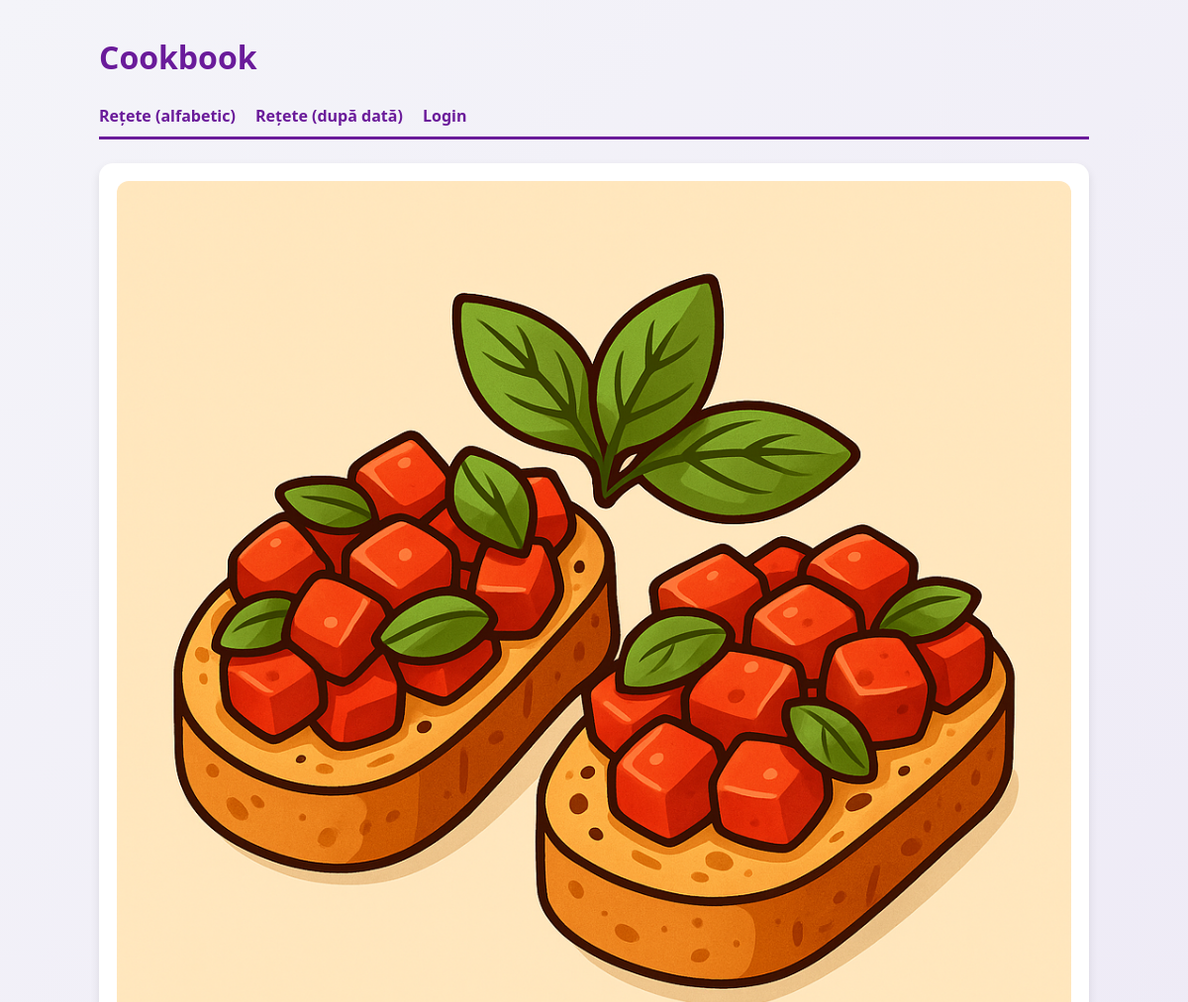
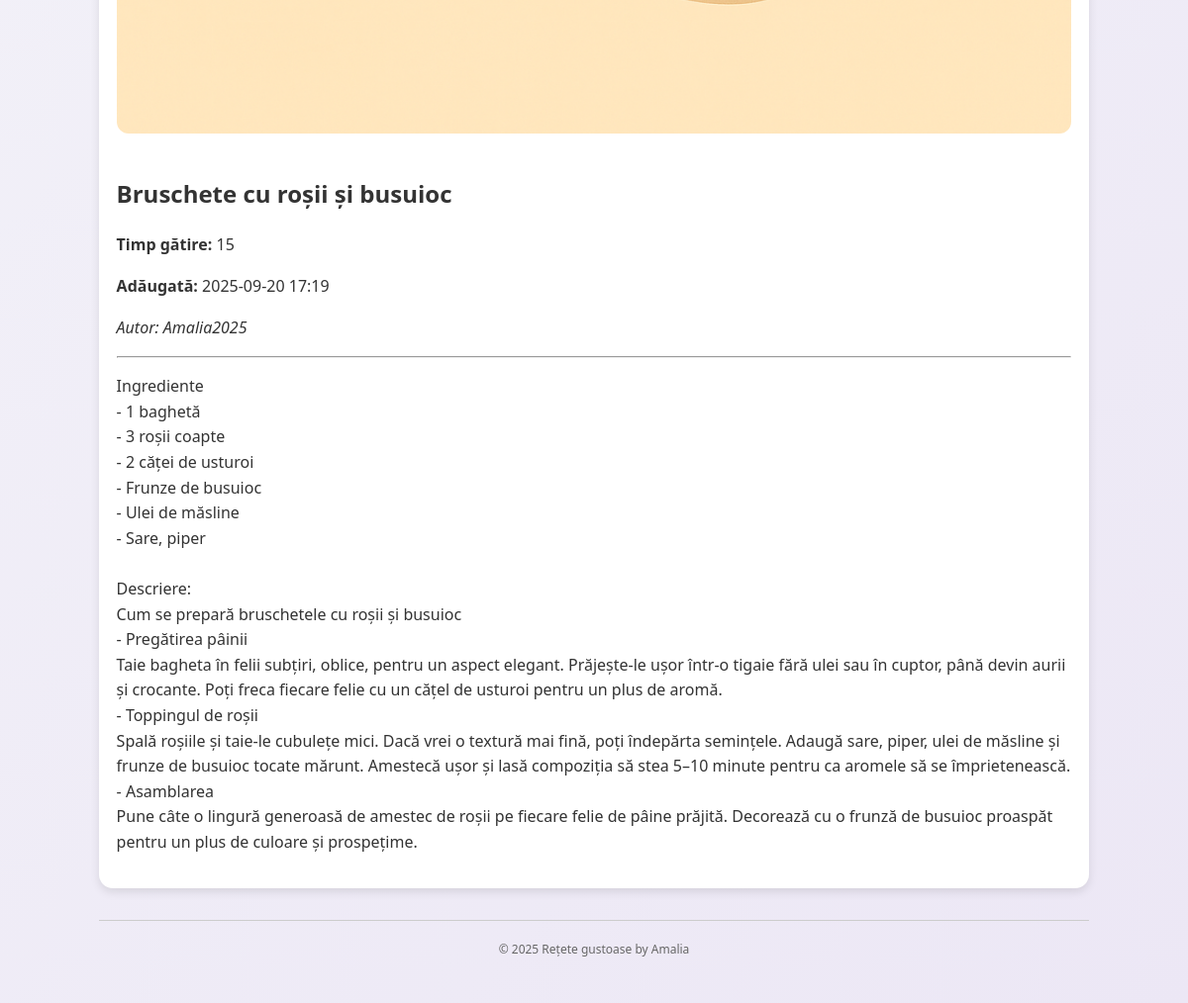
The page /recipe/13/ on the database its author committed (2 pictures, top to bottom).
### recipes/models.py (models this page shows, shortened)
class Recipe(models.Model):
    owner = models.ForeignKey(
        settings.AUTH_USER_MODEL,
        on_delete=models.CASCADE,
        related_name='recipes'
    )
    title = models.CharField("Titlu", max_length=200)
    description = models.TextField("Descriere")
    date_added_str = models.CharField(
        "Data de adăugare (string)",
        max_length=19,
        help_text="Format acceptat: YYYY-MM-DD HH:MM[:SS] — se salvează ca YYYY-MM-DD HH:MM:SS"
    )
    cook_time = models.CharField("Timp de gătire", max_length=50)
    image = models.ImageField("Poză", upload_to="recipes/", blank=True, null=True)
    created_at = models.DateTimeField("Creat la", auto_now_add=True)
    class Meta:
        ordering = ['title']  # pagina principala (/) in ordine alfabetica
        verbose_name = "rețetă"
        verbose_name_plural = "rețete"

### recipes/views.py (the view)
# urls.py: path('recipe/<int:id>/', views.recipe_detail, name='recipe_detail'),
def recipe_detail(request, id):
    recipe = get_object_or_404(Recipe, pk=id)
    return render(request, 'recipes/recipe_detail.html', {'recipe': recipe})

### templates/recipes/recipe_detail.html (shortened to what this page needs)
{% extends 'base.html' %}
{% block content %}
  <article class="card">
    {% if recipe.image %}
      <img src="{{ recipe.image.url }}" alt="{{ recipe.title }}" style="max-width:100%; border-radius:12px; margin-bottom:15px;">
    {% endif %}
    <h1>{{ recipe.title }}</h1>
    <p><strong>Timp gătire:</strong> {{ recipe.cook_time }}</p>
    <p><strong>Adăugată:</strong> {{ recipe.created_at|date:"Y-m-d H:i" }}</p>
    <p><em>Autor: {{ recipe.owner.username }}</em></p>
    <hr>
    <p style="white-space: pre-line">{{ recipe.description }}</p>
  </article>
{% endblock %}

### templates/base.html (style rules this page uses)
body { font-family:'Segoe UI', Tahoma, Geneva, Verdana, sans-serif; background: linear-gradient(135deg, #f4f4f9, #ece7f5); color:#333; margin:2rem auto; max-width:1000px; line-height:1.6; }
.card { background:#fff; border-radius:14px; padding:1.1rem; box-shadow:0 4px 10px rgba(0,0,0,.1); transition:transform .2s ease, box-shadow .2s ease; }

### rows shown on the page
Recipe: image (picture), title "Bruschete cu roșii și busuioc", cook_time "15", created_at "2025-09-20 17:19", owner.username "Amalia2025", description "Ingrediente - 1 baghetă - 3 roșii coapte - 2 căței de usturoi - Frunze de busuioc - Ulei de măsline - Sare, piper Descriere: Cum se prepară bruschetele cu roșii și busuioc - Pregătirea pâinii Taie bagheta în felii subțiri, oblice, pentru un aspect elegant. Prăjește-le ușor într-o tigaie fără ulei sau în cuptor, până devin aurii și crocante. Poți freca fiecare felie cu un cățel de usturoi pentru un plus de aromă. - Toppingul de roșii Spală roșiile și taie-le cubulețe mici. Dacă vrei o textură mai fină, poți îndepărta semințele. Adaugă sare, piper, ulei de măsline și frunze de busuioc tocate mărunt. Amestecă ușor și lasă compoziția să stea 5–10 minute pentru ca aromele să se împrietenească. -…"
